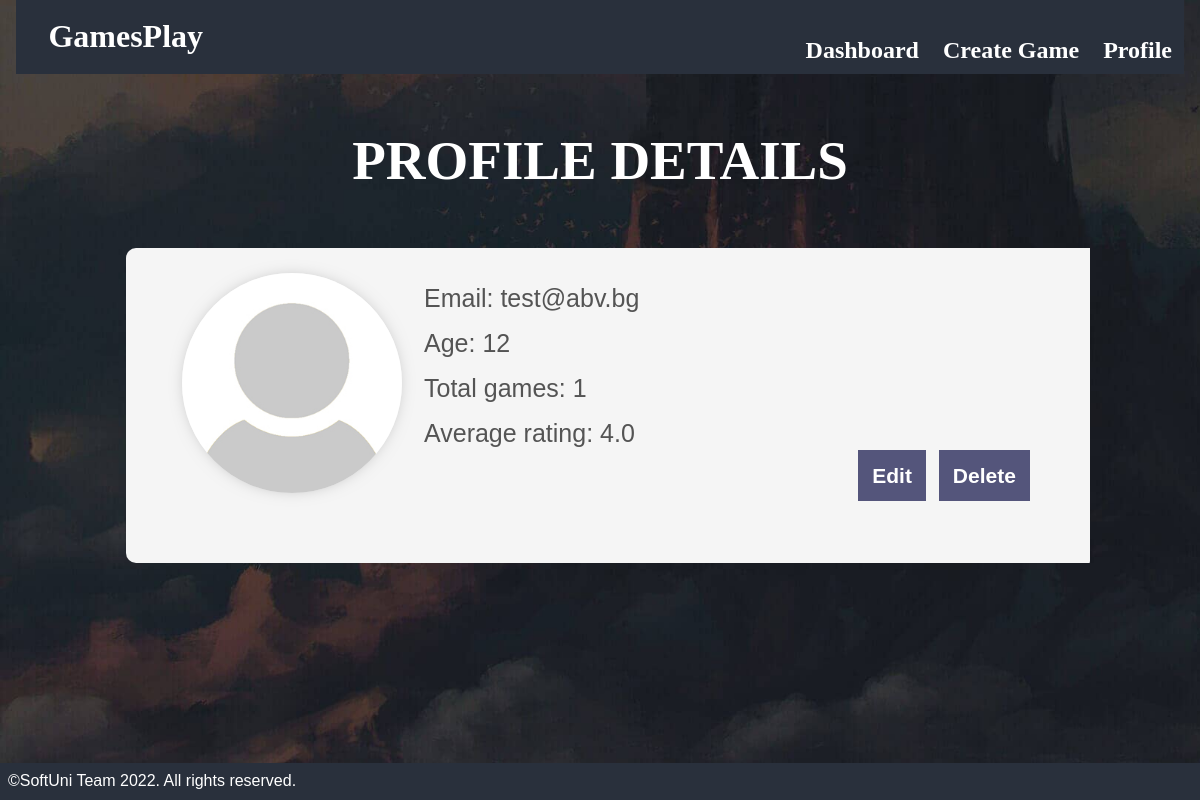
The page /profile/details/ on the database as committed earlier.
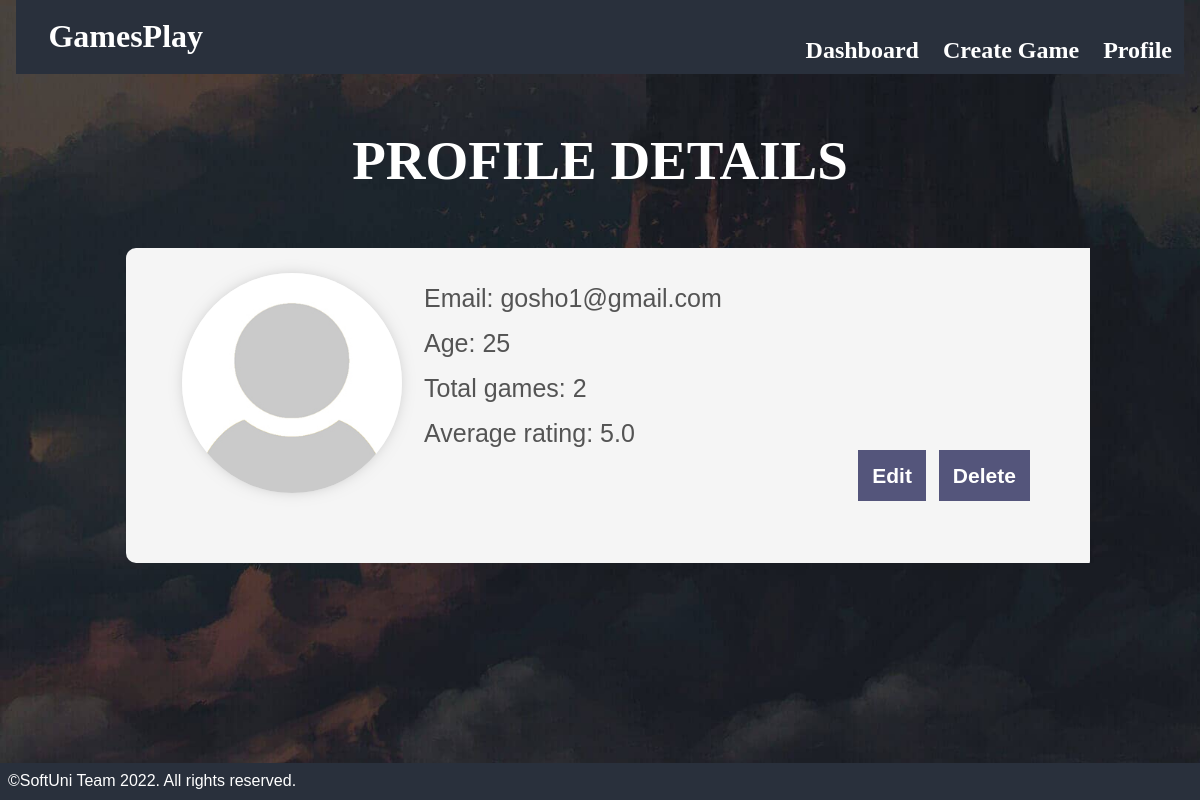
The same page on the database as committed later.
### gamesplayapp/web/models.py (models this page shows, shortened)
class Profile(models.Model):
    MINIMUM_AGE = 12
    FIRST_NAME_MAX_LENGTH = 30
    LAST_NAME_MAX_LENGTH = 30
    PASSWORD_MAX_LENGTH = 30
    email = models.EmailField()
    age = models.IntegerField(validators=(MinValueValidator(MINIMUM_AGE),))
    password = models.CharField(max_length=PASSWORD_MAX_LENGTH)
    first_name = models.CharField(max_length=FIRST_NAME_MAX_LENGTH, blank=True, verbose_name="First Name")
    last_name = models.CharField(max_length=LAST_NAME_MAX_LENGTH, blank=True, verbose_name="Last Name")
    profile_picture = models.URLField(blank=True, verbose_name="Profile Picture")
    @property
    def full_name(self):
        return f"{self.first_name} {self.last_name}"

### gamesplayapp/web/views.py (the view)
# urls.py: path('profile/details/', details_profile, name='details profile'),
def details_profile(request):
    profile = get_user_profile()
    all_games = get_all_games()
    all_games_count = all_games.count()
    games_average_rating = sum(game.rating for game in all_games)/all_games_count if all_games else 0.0
    context = {
        "profile": profile,
        "all_games_count": all_games_count,
        "games_average_rating": games_average_rating,
    }
    return render(request, 'profile/details-profile.html', context)

### gamesplayapp/web/core/tools.py (called while the page is built)
def get_user_profile():
    return Profile.objects.all().first()

def get_all_games():
    return Game.objects.all()

### templates/profile/details-profile.html
{% extends 'partials/base.html' %}
{% load static %}]
{% block content %}
    <section id="game-details">
        <h1>Profile Details</h1>
        <div class="info-section">
            <div class="game-header">
                {% if profile.profile_picture %}
                    <img class="game-img" src="{{ profile.profile_picture }}" alt='profile-image'/>
                {% else %}
                    <img class="game-img" src="{% static 'images/default-user.jpg' %}" alt='profile-image'/>
                {% endif %}
                <h1>{{ profile.full_name }}</h1>
                <p class="text">Email: {{ profile.email }}</p>
                <p class="text">Age: {{ profile.age }}</p>
                <p class="text">Total games: {{ all_games_count }}</p>
                <p class="text">Average rating:
                    {% if all_games_count > 0 %}
                        {{ games_average_rating }}
                    {% else %}
                        0.0
                    {% endif %} </p>
                <div class="buttons">
                    <a href="{% url 'edit profile' %}" class="button">Edit</a>
                    <a href="{% url 'delete profile' %}" class="button">Delete</a>
                </div>
            </div>
        </div>
    </section>
{% endblock %}

### templates/partials/base.html (shortened to what this page needs)
{% load static %}
<!DOCTYPE html>
<html lang="en">
<head>
    <link rel="stylesheet" href="{% static 'styles/style.css' %}">
</head>
<body>
<div id="box">
    {% include 'partials/header.html' %}
    {% block content %}
    {% endblock %}
    {% include 'partials/footer.html' %}
</div>
</body>
</html>

### templates/partials/header.html
<header>
    <h1><a class="home" href="{% url 'index' %}">GamesPlay</a></h1>
    <nav>
        {% if not profile %}
            <a href="{% url 'create profile' %}">Create Profile</a>
        {% else %}
            <a href="{% url 'dashboard' %}">Dashboard</a>
            <a href="{% url 'create game' %}">Create Game</a>
            <a href="{% url 'details profile' %}">Profile</a>
        {% endif %}
    </nav>
</header>

### templates/partials/footer.html
<footer>
    &copy;SoftUni Team 2022. All rights reserved.
</footer>

### staticfiles/styles/typography.css (style rules this page uses)
html { font-family: Arial, sans-serif; font-size: 16px; box-sizing: border-box; }
*, *::before, *::after { margin: 0 auto; padding: 0; box-sizing: inherit; line-height: 1.3; }
h1, h2, h4, h5, h6 { padding: 0.2em 1rem; }
p, div { margin: 0 1em 0.5em 1em; }
a { margin: 0.2em; text-decoration: none; font-weight: bold; color: inherit; }

### staticfiles/styles/details.css (style rules this page uses)
#game-details { position: relative; display: block; width: 980px; margin: 40px auto; overflow: hidden; border-radius: 10px; transition: all 0.4s; }
#game-details>h1 { color: #fff; font-family: "Agency FB", serif; font-size: 55px; font-weight: 600; margin-bottom: 40px; text-transform: uppercase; text-align: center; }
.info-section { position: relative; width: 100%; height: 100%; background-blend-mode: multiply; z-index: 2; border-radius: 10px; background-color: whitesmoke; }
.game-header { position: relative; padding: 25px; height: 40%; }
.game-img { position: relative; float: left; margin-left: 15px; margin-right: 22px; height: 220px; border-radius: 50%; box-shadow: 0 0 20px -10px rgba(0, 0, 0, 0.5); }
.text { font-size: 25px; color: #545454; }
.buttons { height: 10%; text-align: right; padding-right: 15px; padding-bottom: 40px; }
.button { height: 15%; background-color: #54557b; padding: 14px; margin-top: auto; font-size: 21px; color: rgb(255, 255, 255); }

### staticfiles/styles/navigation.css (style rules this page uses)
body { background-image: url('../images/bg-fixed-3.jpg'); background-attachment: fixed; -webkit-background-size: cover; -moz-background-size: cover; -o-background-size: cover; background-size: cover; }
header, footer { background-color: #29303c; width: 100%; overflow: hidden; color: white; }
.home { font-size: xx-large; font-family: Georgia, 'Times New Roman', Times, serif; }
header { position: relative; padding: 10px; }
header h1 { display: inline-block; background-color: #29303c; color: white; margin-bottom: auto; }
header nav { font-size: x-large; font-family: Georgia, 'Times New Roman', Times, serif; position: absolute; right: 0; bottom: 8px; }
header nav>* { float: left; }
footer { padding: 0.5em; width: 100%; position: fixed; left: 0; bottom: 0; }
nav a { margin: 0 0.5em; }

Rows that differ between the two databases and show on the page:
removed Profile: email "test@abv.bg", age "12"
added Profile: email "gosho1@gmail.com", age "25"
Other text that changed with them:
{{ all_games_count }}: "1" → "2"
{{ games_average_rating }}: "4.0" → "5.0"
